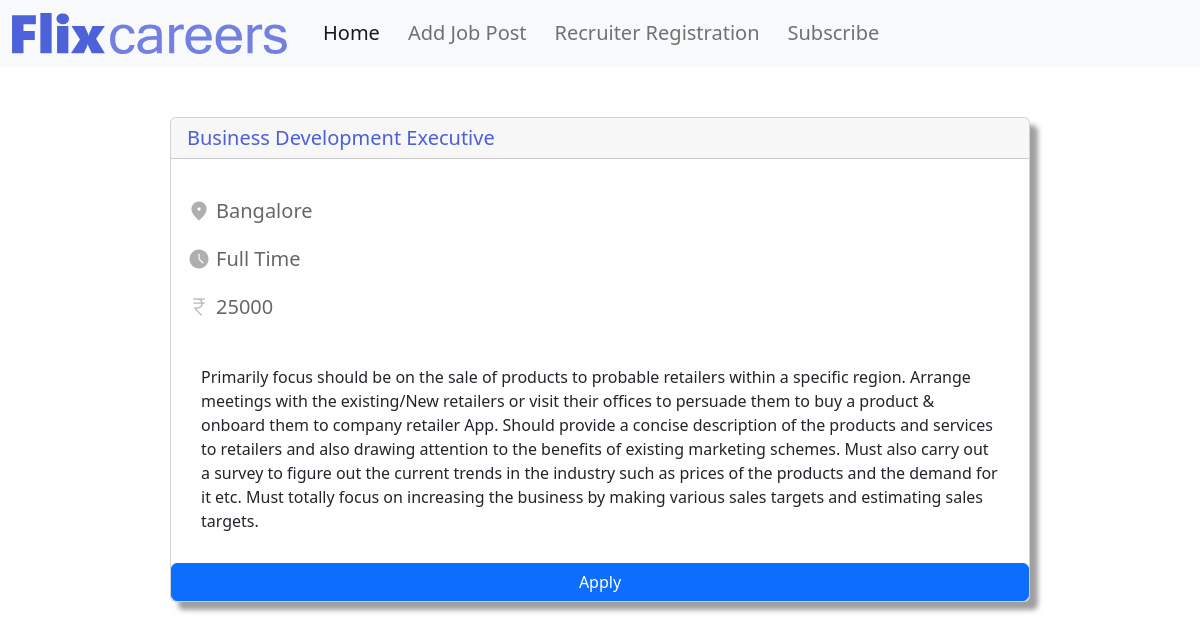
Screenshot of /jobportal/job_detail/4/business-development-executive with the database file from the repository.
### Jobportal/models.py (models this page shows, shortened)
class JobPost(models.Model):
    JOB_TYPE_CHOICES =[
        ('Full Time','Full Time'),
        ('Part Time', 'Part time'),
    ]
    title=models.CharField(max_length=200)
    description=models.TextField()
    date=models.DateTimeField(auto_now_add=True)
    salary=models.IntegerField()
    location=models.ForeignKey(Location,on_delete=models.CASCADE,null=True)
    slug=models.SlugField(null=True,max_length=40,unique=True)
    author= models.ForeignKey(Author,on_delete=models.CASCADE,null=True)
    skills= models.ManyToManyField(Skills)
    job_type= models.CharField(max_length=200,null=False,choices=JOB_TYPE_CHOICES)

class Location(models.Model):
    city=models.CharField(max_length=200)
    state=models.CharField(max_length=200)
    country=models.CharField(max_length=200)
    zipcode=models.CharField(max_length=200)

### Jobportal/views.py (the view)
# urls.py: path('job_detail/<int:id>/<str:slug_url>',views.job_detail,name="job_detail"),
def job_detail(request, slug_url,id):
    detail=JobPost.objects.get(id=id)
    context={'Job':detail}
    return render(request,'jobportal/Details.html',context)

### Jobportal/templates/jobportal/Details.html (shortened to what this page needs)
{% extends 'jobportal/base.html' %}
    {% block content %}
   <div style="margin: auto;width: 80%;padding: 50px;  ">
        <div class="card" style="width: 100%;box-shadow: 8px 8px 5px rgba(68, 68, 68, 0.512);">
            <Strong><h5 class="card-header" style="color:#4c5fd9;">{{ Job.title }}</h5></Strong>
            <div class="card-body"></div>
            <div style="padding: 8px 16px 8px 16px; display:flex;">
                <span class="material-symbols-outlined">
                </span>
                <h5 class="card-title" style="padding-left:5px; color:#00000099;">{{Job.location.city}}</h5>
            </div>
            <div style="padding: 8px 16px 8px 16px;display:flex;">
                <span class="material-symbols-outlined">
                </span>
                <h5 class="card-title" style="padding-left:5px;color:#00000099;">{{Job.job_type}}</h5>
            </div>
            <div style="padding: 8px 16px 8px 16px;display:flex;">
                <span class="material-symbols-outlined">
                </span>
                <h5 class="card-title" style="padding-left:5px ;color:#00000099;">{{Job.salary}}</h5>
            </div>
            <div style="padding:30px"><p class="card-text" style="max-height: 300px;overflow-y: scroll;">{{Job.description}}</p></div>
            <a href="{% url 'thankyou' %}" class="btn btn-primary">Apply</a>
            </div>
        </div>
{% endblock content %}

### Jobportal/templates/jobportal/base.html (style rules this page uses)
.material-symbols-outlined { font-variation-settings: 'FILL' 1, 'wght' 300, 'GRAD' 0, 'opsz' 48; color: #00000050; }

### rows the page displays
JobPost: title "Business Development Executive", location.city "Bangalore", job_type "Full Time", salary "25000", description "Primarily focus should be on the sale of products to probable retailers within a specific region. Arrange meetings with the existing/New retailers or visit their offices to persuade them to buy a product & onboard them to company retailer App. Should provide a concise description of the products and services to retailers and also drawing attention to the benefits of existing marketing schemes. Must also carry out a survey to figure out the current trends in the industry such as prices of the products and the demand for it etc. Must totally focus on increasing the business by making various sales targets and estimating sales targets."
